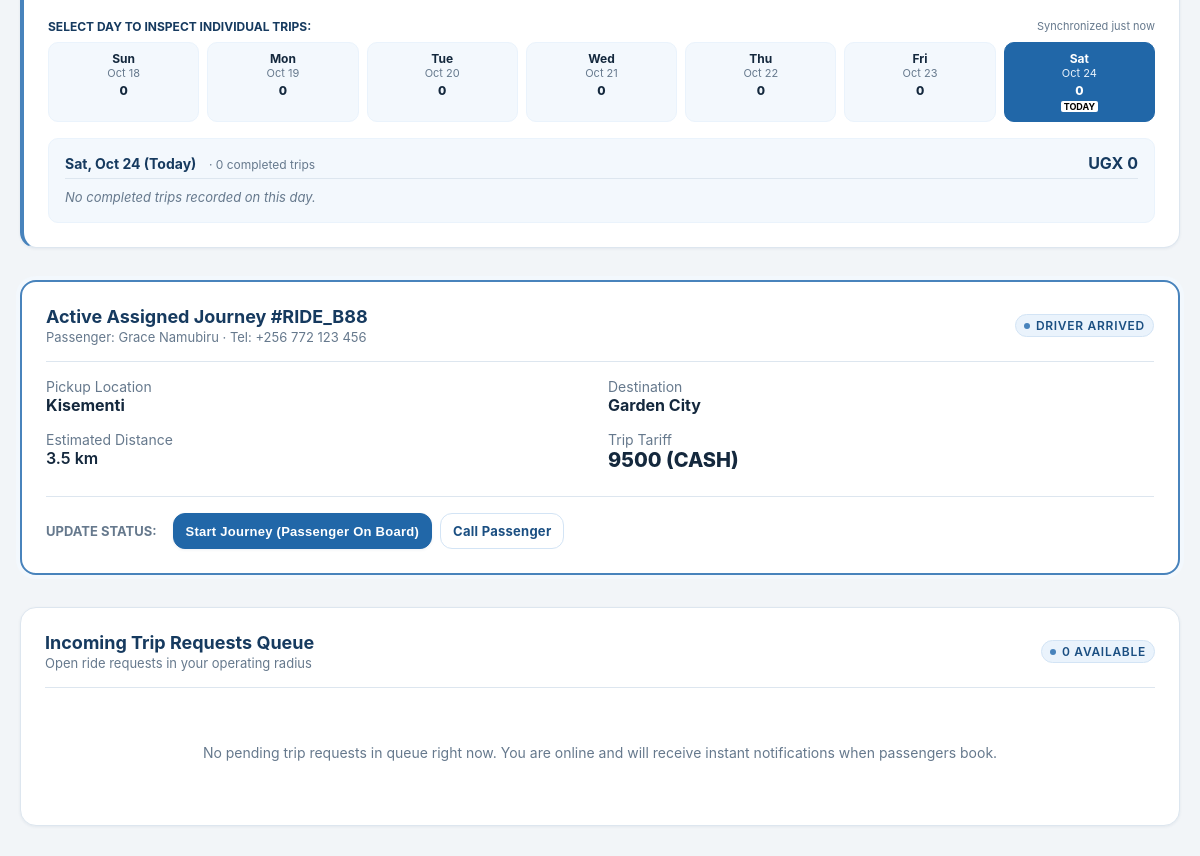
The page /driver/dashboard (signed in, middle part) on the database as committed earlier.
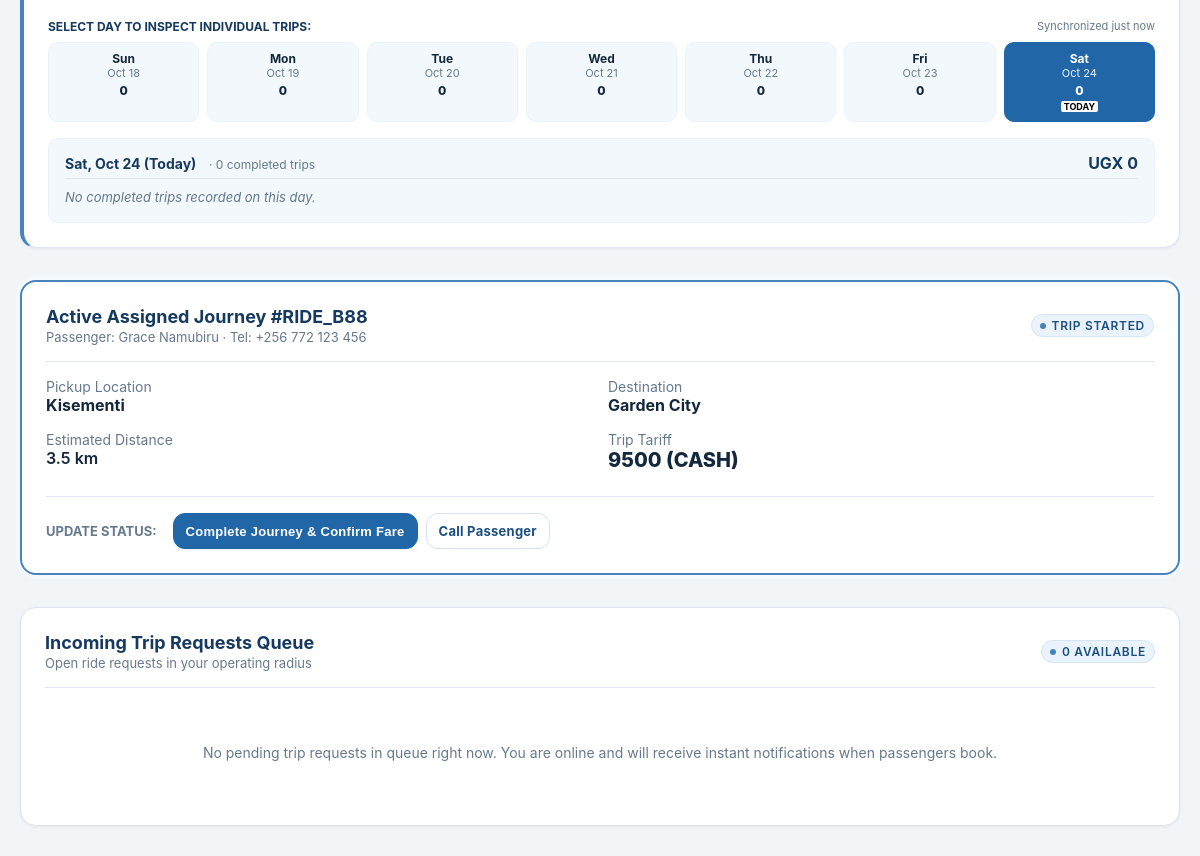
The same page on the database as committed later.
### tables this page shows
CREATE TABLE rides (
    id TEXT PRIMARY KEY,
    passenger_id TEXT NOT NULL,
    driver_id TEXT,
    category TEXT NOT NULL CHECK(category IN ('BODA', 'ECONOMY', 'COMFORT', 'PREMIUM')),
    pickup_address TEXT NOT NULL,
    pickup_lat REAL NOT NULL,
    pickup_lng REAL NOT NULL,
    destination_address TEXT NOT NULL,
    destination_lat REAL NOT NULL,
    destination_lng REAL NOT NULL,
    estimated_distance_km REAL NOT NULL,
    estimated_fare_ugx INTEGER NOT NULL,
    final_fare_ugx INTEGER,
    payment_method TEXT NOT NULL DEFAULT 'CASH' CHECK(payment_method IN ('CASH', 'MTN_MOMO', 'AIRTEL_MONEY', 'CARD')),
    payment_status TEXT NOT NULL DEFAULT 'UNPAID' CHECK(payment_status IN ('UNPAID', 'PENDING', 'PAID')),
    status TEXT NOT NULL DEFAULT 'REQUESTED' CHECK(status IN (
        'REQUESTED',
        'SEARCHING_FOR_DRIVER',
        'DRIVER_ASSIGNED',
        'DRIVER_ARRIVING',
        'DRIVER_ARRIVED',
        'TRIP_STARTED',
        'TRIP_COMPLETED',
        'PAYMENT_PENDING',
        'COMPLETED',
        'CANCELLED'
    )),
    cancellation_reason TEXT,
    is_airport_ride INTEGER NOT NULL DEFAULT 0,
    related_journey_id TEXT,
    created_at TIMESTAMP NOT NULL DEFAULT CURRENT_TIMESTAMP,
    updated_at TIMESTAMP NOT NULL DEFAULT CURRENT_TIMESTAMP, cancelled_at TIMESTAMP, driver_response_status TEXT NOT NULL DEFAULT 'ACCEPTED' CHECK(driver_response_status IN ('PENDING', 'ACCEPTED', 'DECLINED')), submission_key TEXT, estimated_duration_minutes REAL,
    FOREIGN KEY (passenger_id) REFERENCES users(id) ON DELETE CASCADE,
    FOREIGN KEY (driver_id) REFERENCES users(id),
    FOREIGN KEY (related_journey_id) REFERENCES confirmed_journeys(id)
);

### rideeasy/app/routes/driver.py (the view)
@driver_bp.route("/dashboard")
def dashboard():
    user = AuthService.get_current_user()
    db = get_db()
    profile = db.fetchone("SELECT * FROM driver_profiles WHERE user_id = ?", (user["id"],))
    vehicle = db.fetchone("SELECT * FROM vehicles WHERE driver_id = ?", (user["id"],))
    total_earnings = db.fetchone(
        """SELECT COALESCE(SUM(amount_ugx), 0) as total
        FROM payment_ledger WHERE recipient_id = ? AND recipient_role = 'DRIVER'""",
        (user["id"],)
    )
    earnings_summary = get_driver_earnings_summary(user["id"], db)
    photo_count = VehiclePhotoService.count_photos(vehicle["id"]) if vehicle else 0
    pending_rides = []
    active_ride = None
    if profile and profile["is_online"] and profile["verification_status"] == "APPROVED":
        pending_rides = db.fetchall(
            """SELECT r.*, u.full_name AS passenger_name, u.avatar_url AS passenger_avatar_url,
                      o.expires_at
               FROM rides r
               JOIN users u ON u.id = r.passenger_id
               JOIN ride_driver_offers o ON o.ride_id = r.id AND o.driver_id = r.driver_id
               WHERE r.driver_id = ? AND r.status = 'DRIVER_ASSIGNED'
                 AND r.driver_response_status = 'PENDING' AND o.status = 'PENDING'
                 AND o.expires_at > CURRENT_TIMESTAMP
               ORDER BY r.created_at ASC""",
            (user["id"],)
        )
    active_ride = db.fetchone(
        """SELECT r.*, u.full_name AS passenger_name, u.phone AS passenger_phone,
                  u.avatar_url AS passenger_avatar_url
           FROM rides r
           JOIN users u ON u.id = r.passenger_id
           WHERE r.driver_id = ? AND r.status NOT IN ('COMPLETED', 'CANCELLED')
             AND r.driver_response_status = 'ACCEPTED'
           ORDER BY r.created_at DESC LIMIT 1""",
        (user["id"],)
    )
    return render_template(
        "driver/dashboard.html",
        user=user,
        profile=profile,
        vehicle=vehicle,
        total_earnings=total_earnings["total"],
        earnings_summary=earnings_summary,
        photo_count=photo_count,
        pending_rides=pending_rides,
        active_ride=active_ride,
        show_dispatch_sections=True
    )

### rideeasy/app/repositories/database.py (called while the page is built)
def get_db() -> Database:
    global _db_instance
    try:
        from flask import current_app, has_app_context
        if has_app_context():
            db_url = current_app.config.get("TURSO_DATABASE_URL", "")
            auth_token = current_app.config.get("TURSO_AUTH_TOKEN", "")
            local_path = current_app.config.get("LOCAL_DB_PATH", Config.LOCAL_DB_PATH)
            if (
                _db_instance is None
                or _db_instance.db_url != db_url
                or _db_instance.auth_token != auth_token
                or _db_instance.local_path != local_path
            ):
                _db_instance = Database(db_url, auth_token, local_path)
            return _db_instance
    except ImportError:
        pass
    if _db_instance is None:
        _db_instance = Database()
    return _db_instance

    def _get_sqlite_conn(self) -> sqlite3.Connection:
        conn = sqlite3.connect(self.local_path, timeout=10.0, check_same_thread=False)
        conn.row_factory = sqlite3.Row
        conn.execute("PRAGMA foreign_keys = ON;")
        return conn

### rideeasy/app/routes/driver.py (called while the page is built)
@driver_bp.before_request
@login_required
@role_required("DRIVER", "ADMIN")
def before_request():
    pass

### rideeasy/app/templates/driver/dashboard.html (shortened to what the changed rows need)
{% extends "base.html" %}
{% block content %}
<div class="container section">
  {% if show_dispatch_sections %}
  {% if active_ride %}
  <div class="card" style="margin-bottom: 2rem; border: 2px solid var(--color-black);">
    <div class="card-header">
      <div>
        <div class="card-title">Active Assigned Journey #{{ active_ride.id[:8].upper() }}</div>
        <div class="card-subtitle">Passenger: {{ active_ride.passenger_name }} · Tel: {{ active_ride.passenger_phone }}</div>
      </div>
      <span class="status-indicator">
        <span class="status-dot"></span> {{ active_ride.status.replace('_', ' ') }}
      </span>
    </div>
    <div style="display: grid; grid-template-columns: 1fr 1fr; gap: 1rem; margin-bottom: 1.5rem;">
      <div>
        <div class="text-subtle">Pickup Location</div>
        <div style="font-weight: 700; font-size: 1rem;">{{ active_ride.pickup_address }}</div>
      </div>
      <div>
        <div class="text-subtle">Destination</div>
        <div style="font-weight: 700; font-size: 1rem;">{{ active_ride.destination_address }}</div>
      </div>
      <div>
        <div class="text-subtle">Estimated Distance</div>
        <div style="font-weight: 600;">{{ active_ride.estimated_distance_km }} km</div>
      </div>
      <div>
        <div class="text-subtle">Trip Tariff</div>
        <div style="font-weight: 800; font-size: 1.25rem;">{{ active_ride.final_fare_ugx or active_ride.estimated_fare_ugx | ugx }} ({{ active_ride.payment_method }})</div>
      </div>
    </div>
    <div style="border-top: 1px solid var(--color-light-grey); padding-top: 1rem; display: flex; gap: 0.5rem; flex-wrap: wrap; align-items: center;">
      <span style="font-size: 0.8125rem; font-weight: 700; text-transform: uppercase; color: var(--color-medium-grey); margin-right: 0.5rem;">Update Status:</span>
      {% if active_ride.status == 'DRIVER_ASSIGNED' %}
        <form method="POST" action="/driver/rides/{{ active_ride.id }}/status">
          <input type="hidden" name="status" value="DRIVER_ARRIVING">
          <button type="submit" class="btn btn-primary btn-sm">I Am En Route to Pickup</button>
        </form>
      {% elif active_ride.status == 'DRIVER_ARRIVING' %}
        <form method="POST" action="/driver/rides/{{ active_ride.id }}/status">
          <input type="hidden" name="status" value="DRIVER_ARRIVED">
          <button type="submit" class="btn btn-primary btn-sm">I Have Arrived at Pickup</button>
        </form>
      {% elif active_ride.status == 'DRIVER_ARRIVED' %}
        <form method="POST" action="/driver/rides/{{ active_ride.id }}/status">
          <button type="submit" class="btn btn-primary btn-sm">Start Journey (Passenger On Board)</button>
        </form>
      {% elif active_ride.status == 'TRIP_STARTED' %}
        <form method="POST" action="/driver/rides/{{ active_ride.id }}/status">
          <button type="submit" class="btn btn-primary btn-sm">Complete Journey & Confirm Fare</button>
        </form>
      {% endif %}
      <a href="tel:{{ active_ride.passenger_phone }}" class="btn btn-secondary btn-sm">Call Passenger</a>
    </div>
  </div>
  {% endif %}
  {% endif %}
</div>
{% endblock %}

Rows that differ between the two databases and show on the page:
changed rides "CASH": status.replace "DRIVER ARRIVED" → "TRIP STARTED"; status "DRIVER_ARRIVED" → "TRIP_STARTED" (drawn)
Other text that changed with them:
text no longer shown: "Start Journey (Passenger On Board)"
text now shown: "Complete Journey & Confirm Fare"
